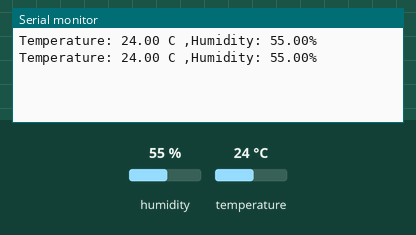
The sketch below on a simulated Arduino Uno, built with avr-gcc and run on an emulated ATmega328P. On the bench: the last lines printed to the serial monitor. Inputs (shaded band) come from the test bench; at power-on: humidity 55 %, temperature 24 °C.

Above: at 2.8 s.
2.9 s: humidity set to 22 %
At 5.0 s:
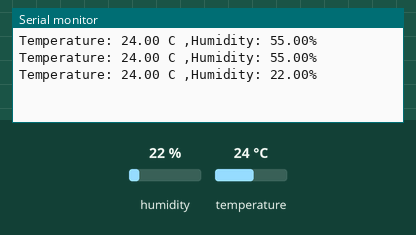
5.6 s: temperature set to 12 °C
At 6.7 s:
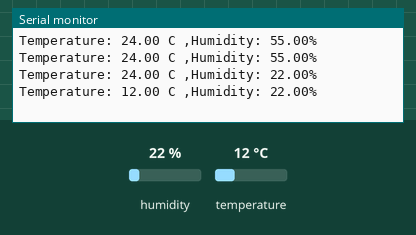
8.3 s: humidity set to 40 %
At 11.5 s:
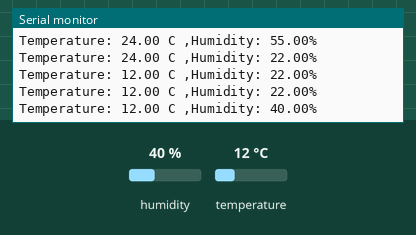
Timing chart, 0 to 13.0 s (numbered marks = the images above; inputs shaded):
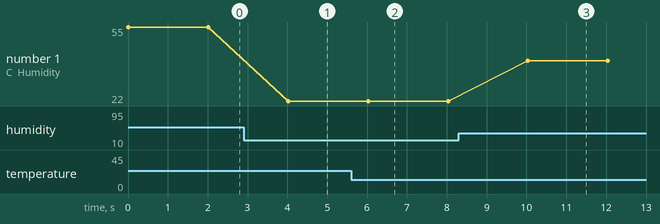

The sketch:

temperature.ino
```cpp
#include<DHT.h>
DHT dht(2, DHT22);
float temp;
float humid;
void setup() {
  Serial.begin(9600);
  dht.begin();
}

void loop() {
  temp = dht.readTemperature();
  humid = dht.readHumidity();
  Serial.print("Temperature: ");
  Serial.print(temp);
  Serial.print(" C ,Humidity: ");
  Serial.print(humid);
  Serial.println("%");
  delay(2000);
}
```

Measured:
- after the input at 2.9 s, the serial monitor: prints a new line after 1.1 s (image 1)
- after the input at 5.6 s, the serial monitor: prints a new line after 0.42 s (image 2)
- after the input at 8.3 s, the serial monitor: prints a new line after 1.7 s (image 3)
- plotted number 1: 55 → 22 after the input at 2.9 s, 22 → 40 after the input at 8.3 s
